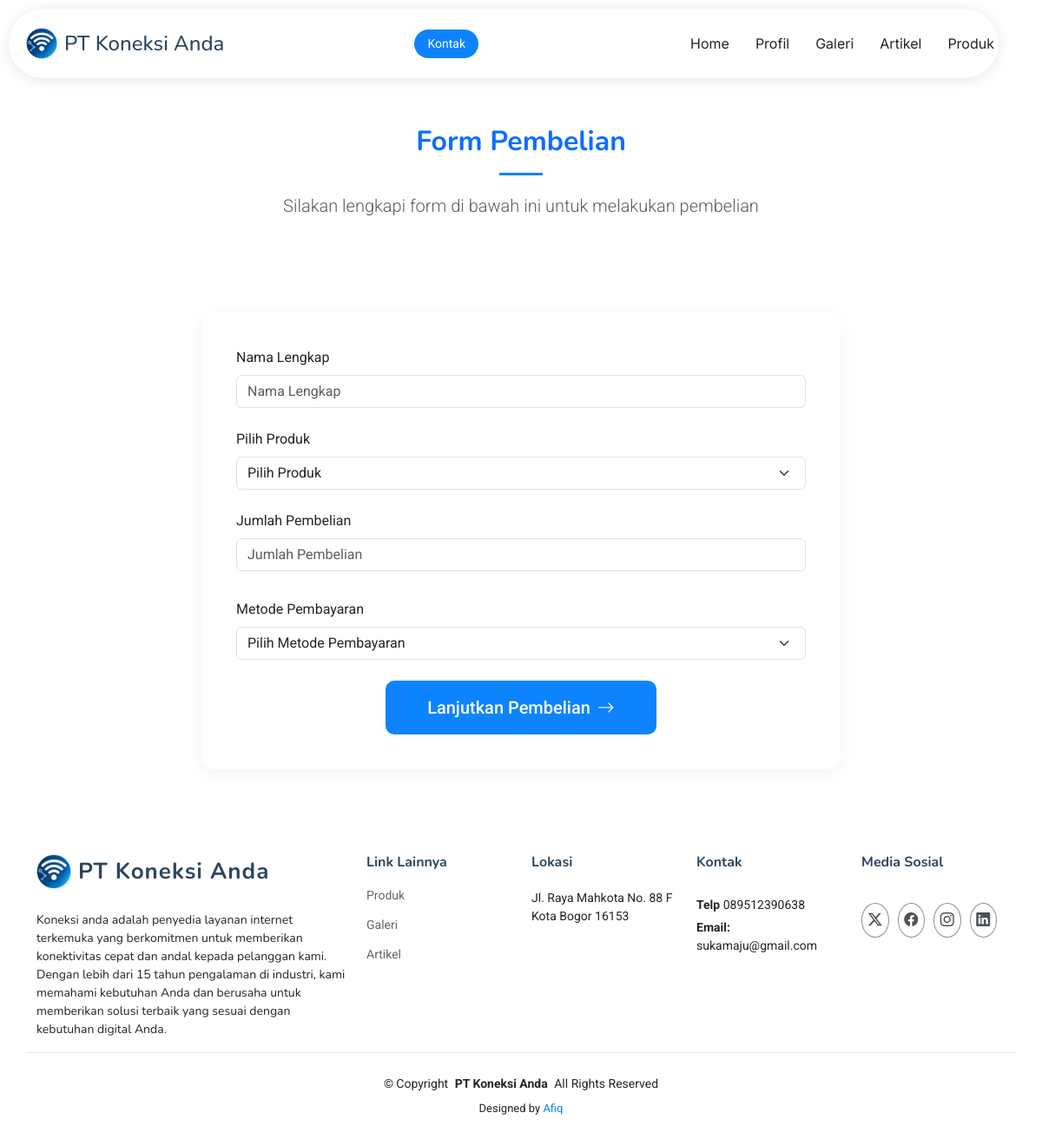
Screenshot of /frontend/index.php?page=form_beli with the database file from the repository.
### tables this page shows
CREATE TABLE `profile` (
  `id` int NOT NULL,
  `nama_perusahaan` varchar(30) NOT NULL,
  `logo` varchar(30) NOT NULL,
  `slogan` varchar(100) NOT NULL,
  `deskripsi` text NOT NULL,
  `nama_ceo` varchar(100) NOT NULL,
  `telp` varchar(30) NOT NULL,
  `cover` varchar(30) NOT NULL,
  `foto_ceo` varchar(30) NOT NULL,
  `email_perusahaan` varchar(50) NOT NULL,
  `alamat_perusahaan` text NOT NULL
);

### frontend/form_beli.php (the view, shortened to what this page needs)
<section class="transaction-section py-5 mt-5">
    <div class="container mt-5">
        <div class="section-title text-center mb-5" data-aos="fade-up">
            <h2 class="display-5 fw-bold">Form Pembelian</h2>
            <p class="lead text-muted">Silakan lengkapi form di bawah ini untuk melakukan pembelian</p>
        </div>
        <div class="row justify-content-center">
            <div class="col-lg-8">
                <div class="transaction-form-wrapper" data-aos="fade-up" data-aos-delay="100">
                    <form action="?page=transaksi_proses" method="post" class="transaction-form">
                        <div class="row g-4">
                            <div class="col-12">
                                <div class="form-group">
                                    <label class="mb-2" for="nama">Nama Lengkap</label>
                                    <input type="text" class="form-control" id="nama" name="nama" placeholder="Nama Lengkap" required>
                                </div>
                            </div>
                            <div class="col-12">
                                <div class="form-group">
                                    <label class="mb-2" for="produk">Pilih Produk</label>
                                    <select class="form-select" id="produk" name="produk" required>
                                        <option value="">Pilih Produk</option>
                                    </select>
                                </div>
                            </div>
                            <div class="col-12">
                                <div class="form-group">
                                    <label class="mb-2" for="jumlah">Jumlah Pembelian</label>
                                    <input type="number" class="form-control" id="jumlah" name="jumlah" placeholder="Jumlah Pembelian" min="1" required>
                                </div>
                            </div>
                            <div class="col-12">
                                <div class="form-group">
                                    <label class="mb-2" for="cara_beli">Metode Pembayaran</label>
                                    <select class="form-select" id="cara_beli" name="cara_beli" required>
                                        <option value="" selected disabled>Pilih Metode Pembayaran</option>
                                    </select>
                                </div>
                            </div>
                            <div class="col-12 text-center">
                                <button type="submit" class="btn btn-primary btn-lg px-5">
                                    <span class="btn-text">Lanjutkan Pembelian</span>
                                    <i class="bi bi-arrow-right ms-2"></i>
                                </button>
                            </div>
                        </div>
                    </form>
                </div>
            </div>
        </div>
    </div>
</section>

### frontend/navbar.php (shortened to what this page needs)
<body class="index-page">
  <header id="header" class="header d-flex align-items-center fixed-top">
    <div
      class="header-container container-fluid container-xl position-relative d-flex align-items-center justify-content-between">
      <a href="index.html" class="logo d-flex align-items-center me-auto me-xl-0">
        <?php
        $tmp = mysqli_query($konek, "SELECT * FROM profile ORDER BY id ASC");
        while ($pro = mysqli_fetch_assoc($tmp)) :
        ?>
          <img src="../backend/img/profile/<?= $pro['logo'] ?>" alt="">
          <h1 class="sitename"><?= $pro['nama_perusahaan'] ?></h1>
        <?php endwhile; ?>
      </a>
      <nav id="navmenu" class="navmenu">
        <ul>
          <li><a href="?page=homepage">Home</a></li>
          <li><a href="?page=profil">Profil</a></li>
          <li><a href="?page=galeri">Galeri</a></li>
          <li><a href="?page=artikel">Artikel</a></li>
          <li><a href="?page=produk">Produk</a></li>
        </ul>
      </nav>
      <a class="btn-getstarted" href="?page=kontak">Kontak</a>
    </div>
  </header>

### frontend/footer.php (shortened to what this page needs)
<footer id="footer" class="footer">
    <div class="container footer-top">
        <div class="row gy-4">
            <div class="col-lg-4 col-md-6 footer-about">
                <a href="?page=homepage" class="logo d-flex align-items-center">
                    <?php
                    $tmp = mysqli_query($konek, "SELECT * FROM profile");
                    while ($pro = mysqli_fetch_assoc($tmp)) :
                    ?>
                        <img src="../backend/img/profile/<?= $pro['logo'] ?>" alt="Logo" class="img-fluid me-2">
                        <span class="sitename"><?= $pro['nama_perusahaan'] ?></span>
                </a>
                <p><?= $pro['deskripsi'] ?></p>
            </div>
            <div class="col-lg-2 col-md-3 footer-links">
                <h4>Link Lainnya</h4>
                <ul>
                    <li><a href="?page=produk">Produk</a></li>
                    <li><a href="?page=galeri">Galeri</a></li>
                    <li><a href="?page=artikel">Artikel</a></li>
                </ul>
            </div>
            <div class="col-lg-2 col-md-3 footer-links">
                <h4>Lokasi</h4>
                <div class="footer-contact">
                    <p><?= $pro['alamat_perusahaan'] ?></p>
                </div>
            </div>
            <div class="col-lg-2 col-md-3 footer-links">
                <h4>Kontak</h4>
                <div class="footer-contact">
                    <p class="mt-3"><strong>Telp</strong> <span><?= $pro['telp'] ?></span></p>
                    <p><strong>Email:</strong> <span><?= $pro['email_perusahaan'] ?></span></p>
                </div>
            </div>
            <div class="col-lg-2 col-md-3 footer-links">
                <h4>Media Sosial</h4>
                <div class="social-links d-flex mt-4">
                    <a href=""><i class="bi bi-twitter-x"></i></a>
                    <a href=""><i class="bi bi-facebook"></i></a>
                    <a href=""><i class="bi bi-instagram"></i></a>
                    <a href=""><i class="bi bi-linkedin"></i></a>
                </div>
            </div>
        </div>
    </div>
    <div class="container copyright text-center">
        <p>© <span>Copyright</span> <strong class="px-1 sitename"><?= $pro['nama_perusahaan'] ?></strong> <span>All Rights Reserved</span>
        </p>
        <div class="credits">
            Designed by <a href="https://bootstrapmade.com/">Afiq</a>
        </div>
    </div>
<?php endwhile; ?>
</footer>
</body>
</html>

### frontend/form_beli.php (style rules this page uses)
.transaction-form-wrapper { background: #fff; padding: 2.5rem; border-radius: 15px; box-shadow: 0 5px 20px rgba(0, 0, 0, 0.05); }
.btn-primary { background: #0d83fd; border: none; padding: 1rem 2rem; border-radius: 10px; font-weight: 500; transition: all 0.3s ease; display: inline-flex; align-items: center; justify-content: center; }
.btn-primary i { transition: transform 0.3s ease; }
.form-select { background-repeat: no-repeat; background-position: right 1rem center; background-size: 16px 12px; appearance: none; }
[data-aos="fade-up"] { animation: fadeInUp 0.6s ease-out forwards; }

### rows the page displays
profile: logo (picture), nama_perusahaan "PT Koneksi Anda", deskripsi "Koneksi anda adalah penyedia layanan internet terkemuka yang berkomitmen untuk memberikan konektivitas cepat dan andal kepada pelanggan kami. Dengan lebih dari 15 tahun pengalaman di industri, kami memahami kebutuhan Anda dan berusaha untuk memberikan solusi terbaik yang sesuai dengan kebutuhan digital Anda.", alamat_perusahaan "Jl. Raya Mahkota No. 88 F Kota Bogor 16153", telp "089512390638", email_perusahaan "sukamaju@gmail.com"
